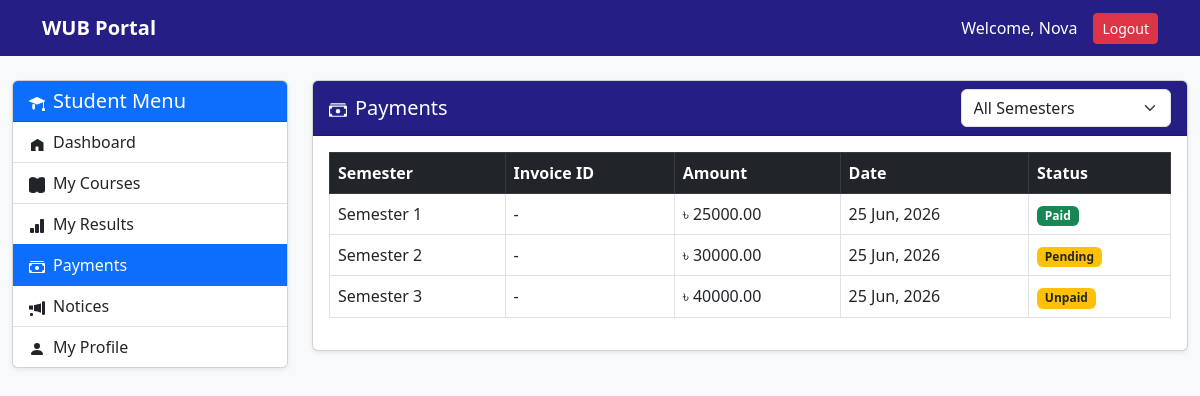
The app's page /payments/student/payments/ (signed in) with its own data.
### accounts/models.py (models this page shows)
class CustomUser(AbstractUser):
    role = models.CharField(max_length=20, default='student')
    profile_picture = models.ImageField(
        upload_to='profile_pics/',
        null=True,
        blank=True
    )
    phone = models.CharField(max_length=20, null=True, blank=True)
    address = models.TextField(null=True, blank=True)

### payments/models.py (models this page shows, shortened)
class Payment(models.Model):
    student = models.ForeignKey(User, on_delete=models.CASCADE, related_name='payments')
    semester = models.IntegerField(default=1)          # Added default to avoid migration issues
    amount = models.DecimalField(max_digits=10, decimal_places=2)
    status = models.CharField(max_length=20, choices=[
        ('Paid', 'Paid'),
        ('Pending', 'Pending'),
        ('Unpaid', 'Unpaid')
    ], default='Pending')
    date = models.DateField(default=now)
    invoice_id = models.CharField(max_length=50, blank=True, null=True)
    class Meta:
        ordering = ['-date']

### payments/views.py (the view)
# urls.py: path('student/payments/', views.payments, name='payments'),
@login_required(login_url='/login/')
def payments(request):
    if getattr(request.user, 'role', None) != 'student':
        return redirect('home')
    payments_qs = Payment.objects.filter(student=request.user).order_by('-date')
    semesters = sorted(set(payments_qs.values_list('semester', flat=True)))
    return render(request, 'student/payments.html', {
        'payments': payments_qs,
        'semesters': semesters,
        'has_payments': payments_qs.exists(),
    })

### templates/student/payments.html (shortened to what this page needs)
{% extends 'student/student_base.html' %}
{% block student_content %}
<div class="card shadow-sm">
    <div class="card-header d-flex justify-content-between align-items-center">
        <h5 class="mb-0">
            Payments
        </h5>
        {% if has_payments %}
        <select class="form-select w-25" id="semesterFilter" onchange="filterPayments()">
            <option value="">All Semesters</option>
        </select>
        {% endif %}
    </div>
    <div class="card-body">
        {% if has_payments %}
        <div class="table-responsive">
            <table class="table table-bordered table-hover" id="paymentTable">
                <thead class="table-dark">
                    <tr>
                        <th>Semester</th>
                        <th>Invoice ID</th>
                        <th>Amount</th>
                        <th>Date</th>
                        <th>Status</th>
                    </tr>
                </thead>
                <tbody>
                    {% for payment in payments %}
                    <tr data-semester="{{ payment.semester }}">
                        <td>Semester {{ payment.semester }}</td>
                        <td>{{ payment.invoice_id|default:"-" }}</td>
                        <td>৳ {{ payment.amount|floatformat:2 }}</td>
                        <td>{{ payment.date|date:"d M, Y" }}</td>
                        <td>
                            <span class="badge {% if payment.status == 'Paid' %}bg-success{% else %}bg-warning text-dark{% endif %}">
                                {{ payment.status }}
                            </span>
                        </td>
                    </tr>
                    {% endfor %}
                </tbody>
            </table>
        </div>
        {% else %}
        <div class="text-center py-5 text-muted">
            <h5>No Payment Records Found</h5>
            <p>Payments will appear here once the admin records them.</p>
        </div>
        {% endif %}
    </div>
</div>
{% endblock %}

### templates/base.html (shortened to what this page needs)
{% load static %}
<!DOCTYPE html>
<html lang="en">
<head>
    <link href="https://cdn.jsdelivr.net/npm/bootstrap@5.3.0/dist/css/bootstrap.min.css" rel="stylesheet">
</head>
<body>
    <nav class="navbar navbar-expand-lg navbar-dark">
        <div class="container">
            <a class="navbar-brand fw-bold" href="{% url 'student_dashboard' %}">WUB Portal</a>
            <div class="ms-auto d-flex align-items-center">
                <span class="text-white me-3">
                    Welcome, {{ request.user.get_full_name|default:request.user.username }}
                </span>
                <form method="post" action="{% url 'logout' %}" style="display: inline;">
                    <button type="submit" class="btn btn-danger btn-sm">Logout</button>
                </form>
            </div>
        </div>
    </nav>
    {% block content %}
    {% endblock %}
</body>
</html>

### templates/base.html (style rules this page uses)
body { background-color: #f8f9fa; }
.navbar { background: #251e85; }
.navbar-brand, .nav-link { color: white !important; }
.card-header { background: #251e85; color: white; }

### records on screen
CustomUser: user.get_full_name "Nova"
Payment: semester "1", invoice_id "-", amount "25000.00", date "25 Jun, 2026", status "Paid"
Payment: semester "2", invoice_id "-", amount "30000.00", date "25 Jun, 2026", status "Pending"
Payment: semester "3", invoice_id "-", amount "40000.00", date "25 Jun, 2026", status "Unpaid"
